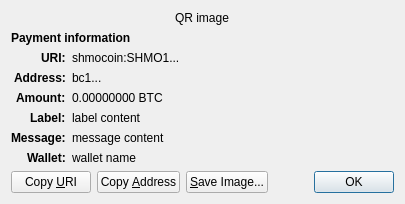
<?xml version="1.0" encoding="UTF-8"?>
<ui version="4.0">
 <class>ReceiveRequestDialog</class>
 <widget class="QDialog" name="ReceiveRequestDialog">
  <property name="geometry">
   <rect>
    <x>0</x>
    <y>0</y>
    <width>413</width>
    <height>229</height>
   </rect>
  </property>
  <property name="windowTitle">
   <string>Request payment to ...</string>
  </property>
  <layout class="QGridLayout" name="gridLayout" columnstretch="0,1">
   <property name="sizeConstraint">
    <enum>QLayout::SetFixedSize</enum>
   </property>
   <item row="0" column="0" colspan="2" alignment="Qt::AlignHCenter">
    <widget class="QRImageWidget" name="qr_code">
     <property name="text">
      <string notr="true">QR image</string>
     </property>
     <property name="textInteractionFlags">
      <set>Qt::NoTextInteraction</set>
     </property>
    </widget>
   </item>
   <item row="1" column="0" colspan="2">
    <widget class="QLabel" name="payment_header">
     <property name="font">
      <font>
       <weight>75</weight>
       <bold>true</bold>
      </font>
     </property>
     <property name="text">
      <string>Payment information</string>
     </property>
     <property name="textInteractionFlags">
      <set>Qt::NoTextInteraction</set>
     </property>
    </widget>
   </item>
   <item row="2" column="0" alignment="Qt::AlignRight|Qt::AlignTop">
    <widget class="QLabel" name="uri_tag">
     <property name="font">
      <font>
       <weight>75</weight>
       <bold>true</bold>
      </font>
     </property>
     <property name="text">
      <string notr="true">URI:</string>
     </property>
     <property name="textFormat">
      <enum>Qt::PlainText</enum>
     </property>
     <property name="textInteractionFlags">
      <set>Qt::NoTextInteraction</set>
     </property>
    </widget>
   </item>
   <item row="2" column="1" alignment="Qt::AlignTop">
    <widget class="QLabel" name="uri_content">
     <property name="text">
      <string notr="true">shmocoin:SHMO1...</string>
     </property>
     <property name="textFormat">
      <enum>Qt::RichText</enum>
     </property>
     <property name="wordWrap">
      <bool>true</bool>
     </property>
     <property name="textInteractionFlags">
      <set>Qt::TextSelectableByMouse</set>
     </property>
    </widget>
   </item>
   <item row="3" column="0" alignment="Qt::AlignRight|Qt::AlignTop">
    <widget class="QLabel" name="address_tag">
     <property name="font">
      <font>
       <weight>75</weight>
       <bold>true</bold>
      </font>
     </property>
     <property name="text">
      <string>Address:</string>
     </property>
     <property name="textInteractionFlags">
      <set>Qt::NoTextInteraction</set>
     </property>
    </widget>
   </item>
   <item row="3" column="1" alignment="Qt::AlignTop">
    <widget class="QLabel" name="address_content">
     <property name="text">
      <string notr="true">bc1...</string>
     </property>
     <property name="textFormat">
      <enum>Qt::PlainText</enum>
     </property>
     <property name="textInteractionFlags">
      <set>Qt::TextSelectableByMouse</set>
     </property>
    </widget>
   </item>
   <item row="4" column="0" alignment="Qt::AlignRight|Qt::AlignTop">
    <widget class="QLabel" name="amount_tag">
     <property name="font">
      <font>
       <weight>75</weight>
       <bold>true</bold>
      </font>
     </property>
     <property name="text">
      <string>Amount:</string>
     </property>
     <property name="textInteractionFlags">
      <set>Qt::NoTextInteraction</set>
     </property>
    </widget>
   </item>
   <item row="4" column="1" alignment="Qt::AlignTop">
    <widget class="QLabel" name="amount_content">
     <property name="text">
      <string notr="true">0.00000000 BTC</string>
     </property>
     <property name="textFormat">
      <enum>Qt::PlainText</enum>
     </property>
     <property name="textInteractionFlags">
      <set>Qt::TextSelectableByMouse</set>
     </property>
    </widget>
   </item>
   <item row="5" column="0" alignment="Qt::AlignRight|Qt::AlignTop">
    <widget class="QLabel" name="label_tag">
     <property name="font">
      <font>
       <weight>75</weight>
       <bold>true</bold>
      </font>
     </property>
     <property name="text">
      <string>Label:</string>
     </property>
     <property name="textInteractionFlags">
      <set>Qt::NoTextInteraction</set>
     </property>
    </widget>
   </item>
   <item row="5" column="1" alignment="Qt::AlignTop">
    <widget class="QLabel" name="label_content">
     <property name="text">
      <string notr="true">label content</string>
     </property>
     <property name="textFormat">
      <enum>Qt::PlainText</enum>
     </property>
     <property name="wordWrap">
      <bool>true</bool>
     </property>
     <property name="textInteractionFlags">
      <set>Qt::TextSelectableByMouse</set>
     </property>
    </widget>
   </item>
   <item row="6" column="0" alignment="Qt::AlignRight|Qt::AlignTop">
    <widget class="QLabel" name="message_tag">
     <property name="font">
      <font>
       <weight>75</weight>
       <bold>true</bold>
      </font>
     </property>
     <property name="text">
      <string>Message:</string>
     </property>
     <property name="textInteractionFlags">
      <set>Qt::NoTextInteraction</set>
     </property>
    </widget>
   </item>
   <item row="6" column="1" alignment="Qt::AlignTop">
    <widget class="QLabel" name="message_content">
     <property name="text">
      <string notr="true">message content</string>
     </property>
     <property name="textFormat">
      <enum>Qt::PlainText</enum>
     </property>
     <property name="wordWrap">
      <bool>true</bool>
     </property>
     <property name="textInteractionFlags">
      <set>Qt::TextSelectableByMouse</set>
     </property>
    </widget>
   </item>
   <item row="7" column="0" alignment="Qt::AlignRight|Qt::AlignTop">
    <widget class="QLabel" name="wallet_tag">
     <property name="font">
      <font>
       <weight>75</weight>
       <bold>true</bold>
      </font>
     </property>
     <property name="text">
      <string>Wallet:</string>
     </property>
     <property name="textInteractionFlags">
      <set>Qt::NoTextInteraction</set>
     </property>
    </widget>
   </item>
   <item row="7" column="1" alignment="Qt::AlignTop">
    <widget class="QLabel" name="wallet_content">
     <property name="text">
      <string notr="true">wallet name</string>
     </property>
     <property name="textFormat">
      <enum>Qt::PlainText</enum>
     </property>
     <property name="wordWrap">
      <bool>true</bool>
     </property>
     <property name="textInteractionFlags">
      <set>Qt::TextSelectableByMouse</set>
     </property>
    </widget>
   </item>
   <item row="8" column="0" colspan="2">
    <layout class="QHBoxLayout" name="horizontalLayout">
     <item>
      <widget class="QPushButton" name="btnCopyURI">
       <property name="text">
        <string>Copy &amp;URI</string>
       </property>
       <property name="autoDefault">
        <bool>false</bool>
       </property>
      </widget>
     </item>
     <item>
      <widget class="QPushButton" name="btnCopyAddress">
       <property name="text">
        <string>Copy &amp;Address</string>
       </property>
       <property name="autoDefault">
        <bool>false</bool>
       </property>
      </widget>
     </item>
     <item>
      <widget class="QPushButton" name="btnSaveAs">
       <property name="text">
        <string>&amp;Save Image...</string>
       </property>
       <property name="autoDefault">
        <bool>false</bool>
       </property>
      </widget>
     </item>
     <item>
      <spacer name="horizontalSpacer_2">
       <property name="orientation">
        <enum>Qt::Horizontal</enum>
       </property>
       <property name="sizeHint" stdset="0">
        <size>
         <width>40</width>
         <height>20</height>
        </size>
       </property>
      </spacer>
     </item>
     <item>
      <widget class="QDialogButtonBox" name="buttonBox">
       <property name="focusPolicy">
        <enum>Qt::StrongFocus</enum>
       </property>
       <property name="standardButtons">
        <set>QDialogButtonBox::Ok</set>
       </property>
      </widget>
     </item>
    </layout>
   </item>
  </layout>
 </widget>
 <customwidgets>
  <customwidget>
   <class>QRImageWidget</class>
   <extends>QLabel</extends>
   <header>qt/qrimagewidget.h</header>
  </customwidget>
 </customwidgets>
 <tabstops>
  <tabstop>buttonBox</tabstop>
  <tabstop>btnCopyURI</tabstop>
  <tabstop>btnCopyAddress</tabstop>
  <tabstop>btnSaveAs</tabstop>
 </tabstops>
 <resources/>
 <connections>
  <connection>
   <sender>buttonBox</sender>
   <signal>accepted()</signal>
   <receiver>ReceiveRequestDialog</receiver>
   <slot>accept()</slot>
   <hints>
    <hint type="sourcelabel">
     <x>135</x>
     <y>230</y>
    </hint>
    <hint type="destinationlabel">
     <x>135</x>
     <y>126</y>
    </hint>
   </hints>
  </connection>
 </connections>
</ui>
